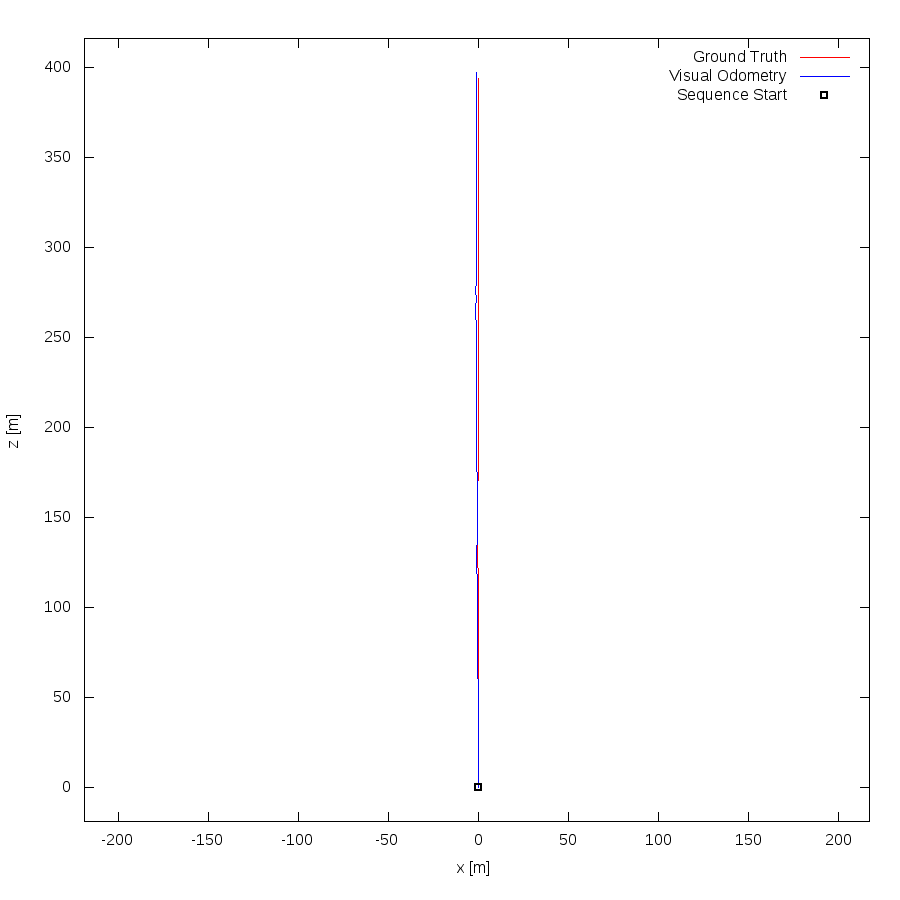

Write gnuplot code to recreate this figure.
set term png size 900,900
set output "04.png"
set size ratio -1
set xrange [-219:217]
set yrange [-19:416]
set xlabel "x [m]"
set ylabel "z [m]"
plot "04.txt" using 1:2 lc rgb "#FF0000" title 'Ground Truth' w lines,"04.txt" using 3:4 lc rgb "#0000FF" title 'Visual Odometry' w lines,"< head -1 04.txt" using 1:2 lc rgb "#000000" pt 4 ps 1 lw 2 title 'Sequence Start' w points
